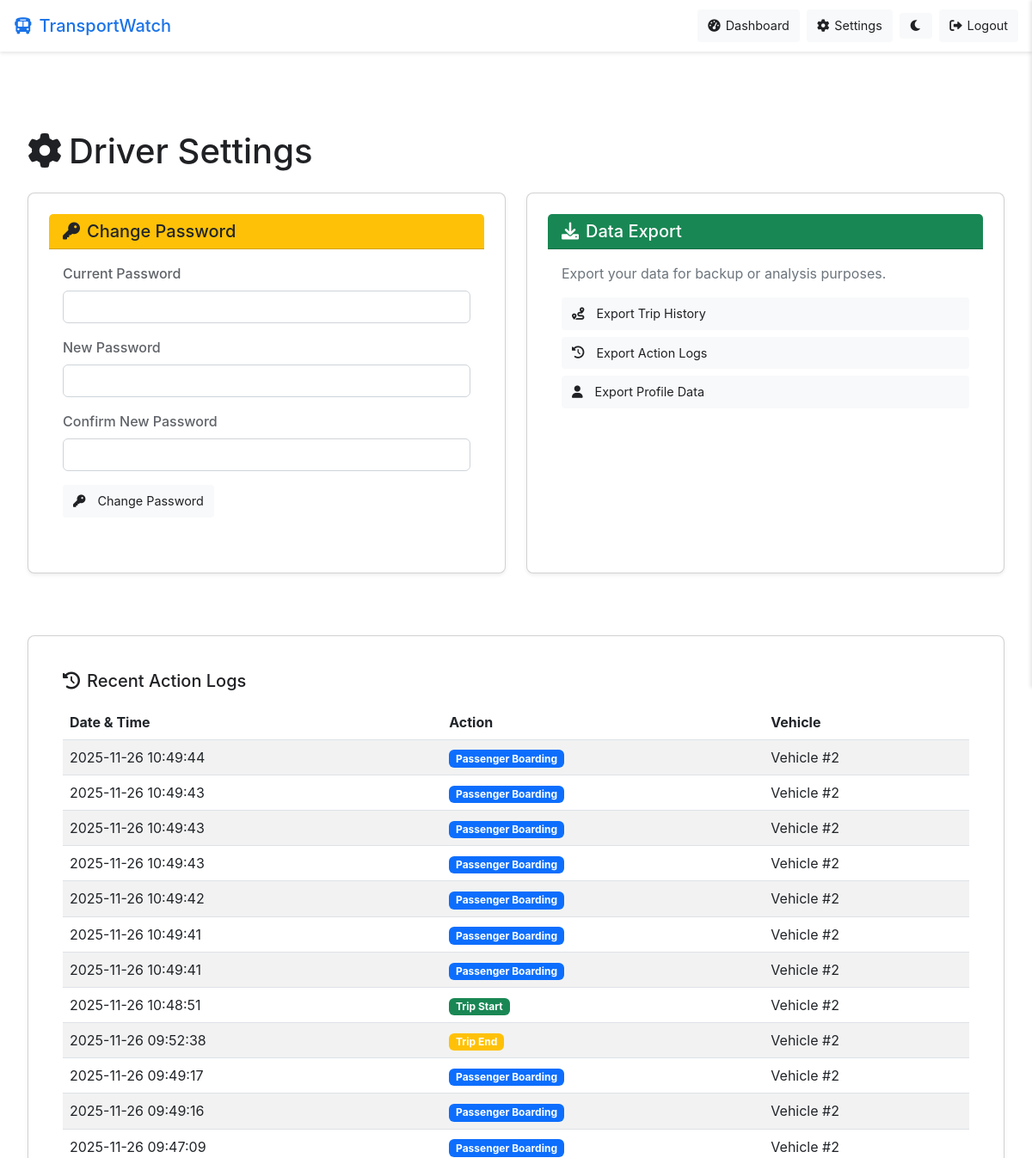
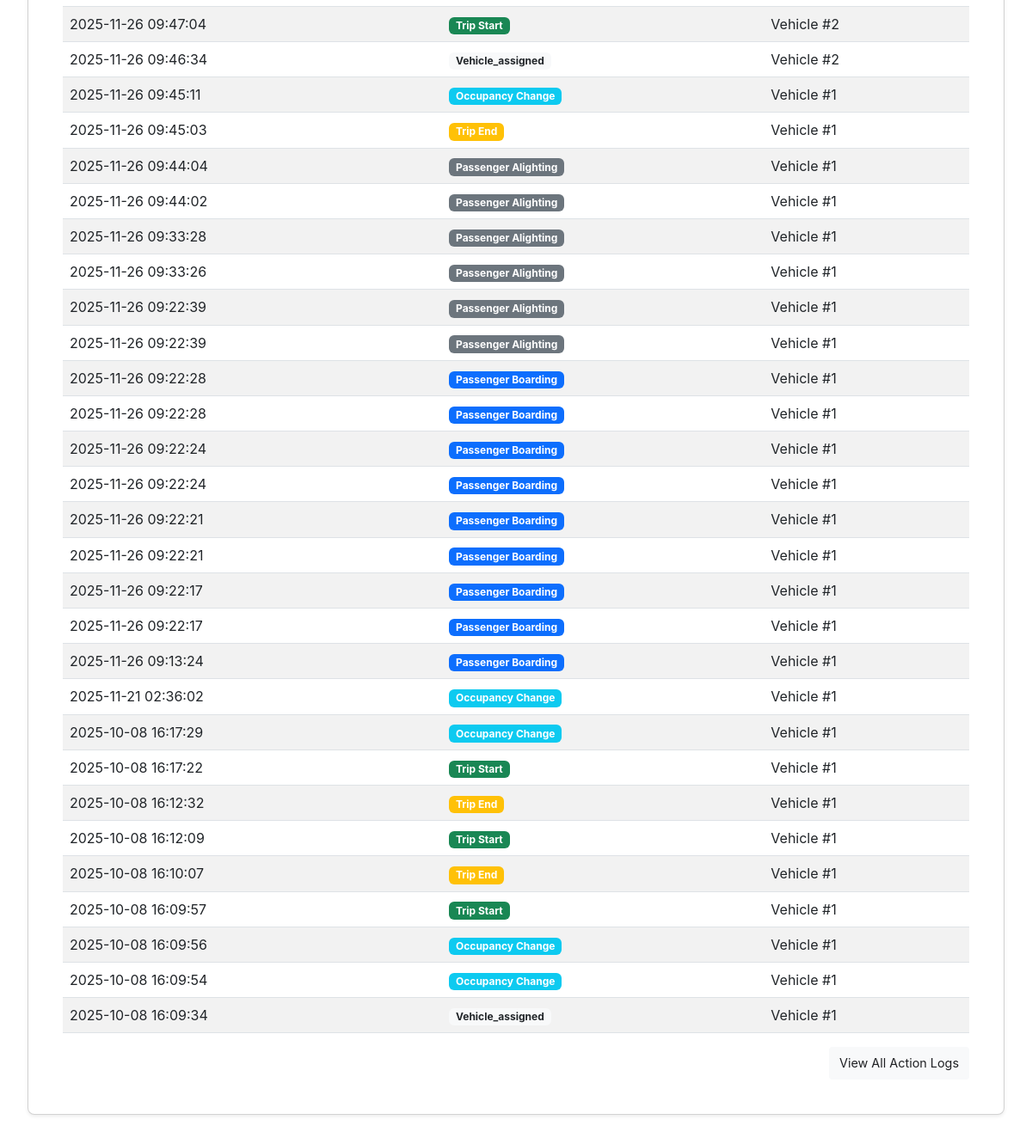
/driver/settings (signed in), run on the app's committed database (2 pictures, top to bottom).
### models/user.py (models this page shows, shortened)
class DriverActionLog(db.Model):
    __tablename__ = 'driver_action_logs'
    __table_args__ = {'extend_existing': True}  # Handle existing table
    id = db.Column(db.Integer, primary_key=True, autoincrement=True)
    driver_id = db.Column(db.Integer, db.ForeignKey('users.id'), nullable=False)
    vehicle_id = db.Column(db.Integer, db.ForeignKey('vehicles.id'), nullable=True)
    action = db.Column(db.String(100), nullable=False)  # 'occupancy_change', 'route_start', 'route_abort', etc.
    meta_data = db.Column(db.JSON, nullable=True)  # Additional data like old_value, new_value, etc.
    created_at = db.Column(db.DateTime, default=datetime.utcnow)
    driver = db.relationship('User', backref=db.backref('action_logs', lazy=True))
    vehicle = db.relationship('Vehicle', backref=db.backref('action_logs', lazy=True))

### routes/driver.py (the view)
@driver_bp.route('/settings')
@login_required
def settings():
    if current_user.user_type != 'driver':
        flash('Access denied. Driver account required.', 'error')
        return redirect(url_for('index'))
    logs = DriverActionLog.query.filter_by(driver_id=current_user.id) \
        .order_by(DriverActionLog.created_at.desc()) \
        .limit(50) \
        .all()
    return render_template('driver/settings.html', logs=logs)

### app.py (called while the page is built)
@login_manager.user_loader
def load_user(user_id):
    return User.query.get(int(user_id))

@app.context_processor
def inject_user():
    from flask import request
    from flask_login import current_user
    if request.endpoint == 'index':
        return {}  # Return empty context for public page
    return dict(current_user=current_user)

### templates/driver/settings.html (shortened to what this page needs)
{% extends 'base.html' %}
{% block content %}
<div class="container">
    <div class="row">
        <div class="col-12">
            <h1 class="mb-4">
                <i class="fas fa-cog me-2"></i>Driver Settings
            </h1>
        </div>
    </div>
    <div class="row">
        <div class="col-md-6 mb-4">
            <div class="card shadow-sm h-100">
                <div class="card-header bg-warning text-dark">
                    <h5 class="mb-0">
                        <i class="fas fa-key me-2"></i>Change Password
                    </h5>
                </div>
                <div class="card-body">
                    <form id="passwordForm">
                        <div class="mb-3">
                            <label for="currentPassword" class="form-label">Current Password</label>
                            <input type="password" class="form-control" id="currentPassword" required>
                        </div>
                        <div class="mb-3">
                            <label for="newPassword" class="form-label">New Password</label>
                            <input type="password" class="form-control" id="newPassword" required>
                        </div>
                        <div class="mb-3">
                            <label for="confirmPassword" class="form-label">Confirm New Password</label>
                            <input type="password" class="form-control" id="confirmPassword" required>
                        </div>
                        <button type="submit" class="btn btn-warning">
                            <i class="fas fa-key me-2"></i>Change Password
                        </button>
                    </form>
                </div>
            </div>
        </div>
        <div class="col-md-6 mb-4">
            <div class="card shadow-sm h-100">
                <div class="card-header bg-success text-white">
                    <h5 class="mb-0">
                        <i class="fas fa-download me-2"></i>Data Export
                    </h5>
                </div>
                <div class="card-body">
                    <p class="text-muted">Export your data for backup or analysis purposes.</p>
                    <div class="d-grid gap-2">
                        <button type="button" class="btn btn-outline-success" id="exportTripBtn">
                            <i class="fas fa-route me-2"></i>Export Trip History
                        </button>
                        <button type="button" class="btn btn-outline-success" id="exportLogsBtn">
                            <i class="fas fa-history me-2"></i>Export Action Logs
                        </button>
                        <button type="button" class="btn btn-outline-success" id="exportProfileBtn">
                            <i class="fas fa-user me-2"></i>Export Profile Data
                        </button>
                    </div>
                </div>
            </div>
        </div>
    </div>
</div>
<div class="container mt-3">
    <div class="row">
        <div class="col-12">
            <div class="card shadow-sm">
                <div class="card-body">
                    {% if logs %}
                    <h5 class="mb-3"><i class="fas fa-history me-2"></i>Recent Action Logs</h5>
                    <div class="table-responsive">
                        <table class="table table-striped table-hover mb-3">
                            <thead>
                                <tr>
                                    <th>Date & Time</th>
                                    <th>Action</th>
                                    <th>Vehicle</th>
                                </tr>
                            </thead>
                            <tbody>
                                {% for log in logs %}
                                <tr>
                                    <td>{{ log.created_at.strftime('%Y-%m-%d %H:%M:%S') }}</td>
                                    <td>
                                        {% if log.action == 'occupancy_change' %}
                                            <span class="badge bg-info">Occupancy Change</span>
                                        {% elif log.action == 'trip_start' %}
                                            <span class="badge bg-success">Trip Start</span>
                                        {% elif log.action == 'trip_end' %}
                                            <span class="badge bg-warning">Trip End</span>
                                        {% elif log.action == 'passenger_board' %}
                                            <span class="badge bg-primary">Passenger Boarding</span>
                                        {% elif log.action == 'passenger_alight' %}
                                            <span class="badge bg-secondary">Passenger Alighting</span>
                                        {% elif log.action == 'password_change' %}
                                            <span class="badge bg-dark">Password Change</span>
                                        {% else %}
                                            <span class="badge bg-light text-dark">{{ log.action|capitalize }}</span>
                                        {% endif %}
                                    </td>
                                    <td>
                                        {% if log.vehicle_id %}
                                            Vehicle #{{ log.vehicle_id }}
                                        {% else %}
                                            N/A
                                        {% endif %}
                                    </td>
                                </tr>
                                {% endfor %}
                            </tbody>
                        </table>
                    </div>
                    <div class="text-end">
                        <a href="{{ url_for('driver.view_action_logs') }}" class="btn btn-outline-primary">
                            View All Action Logs
                        </a>
                    </div>
                    {% else %}
                    <div class="d-flex justify-content-end">
                        <a href="{{ url_for('driver.view_action_logs') }}" class="btn btn-outline-primary">
                            <i class="fas fa-history me-2"></i>Action Logs
                        </a>
                    </div>
                    {% endif %}
                </div>
            </div>
        </div>
    </div>
</div>
{% endblock %}

### static/css/main.css (style rules this page uses)
:root { --primary-color: #1a73e8; --secondary-color: #5f6368; --background-color: #ffffff; --text-color: #202124; --error-color: #d93025; --success-color: #1e8e3e; --border-color: #dadce0; --hover-color: #f8f9fa; }
* { margin: 0; padding: 0; box-sizing: border-box; }
body { font-family: 'Roboto', sans-serif; background-color: var(--background-color); color: var(--text-color); line-height: 1.6; transition: background-color 0.3s, color 0.3s; }
.container { max-width: 1200px; margin: 0 auto; padding: 0 20px; }
.btn { padding: 8px 16px; border-radius: 4px; font-weight: 500; cursor: pointer; transition: background-color 0.2s, transform 0.1s; border: none; outline: none; }
.card { background-color: var(--background-color); border-radius: 8px; box-shadow: 0 2px 4px rgba(0, 0, 0, 0.1); padding: 24px; margin-bottom: 24px; }
.form-label { display: block; margin-bottom: 8px; font-weight: 500; }
.btn i { display: inline-flex; align-items: center; justify-content: center; }

### templates/base.html (style rules this page uses)
:root[data-theme="light"] { --primary-color: #1a73e8; --secondary-color: #5f6368; --success-color: #34a853; --error-color: #ea4335; --warning-color: #fbbc05; --background-color: #ffffff; --hover-color: #f8f9fa; --border-color: #dadce0; --text-color: #202124; --text-secondary: #5f6368; --nav-background: #ffffff; --card-background: #ffffff; }
body { margin: 0; padding: 0; font-family: -apple-system, BlinkMacSystemFont, "Segoe UI", Roboto, "Helvetica Neue", Arial, sans-serif; background-color: var(--background-color); color: var(--text-color); transition: background-color 0.3s, color 0.3s; }
.container { max-width: 1200px; margin: 0 auto; padding: 16px; width: 100%; box-sizing: border-box; }
.form-label { display: block; margin-bottom: 8px; color: var(--text-secondary); }
.btn { padding: 8px 12px; border: none; border-radius: 4px; font-size: 0.9rem; cursor: pointer; transition: background-color 0.2s; text-decoration: none; display: inline-flex; align-items: center; gap: 6px; color: var(--text-color); background-color: var(--hover-color); }
.card { background-color: var(--card-background); border-radius: 8px; box-shadow: 0 1px 2px rgba(0, 0, 0, 0.1); padding: 24px; color: var(--text-color); transition: background-color 0.3s, color 0.3s; }
input, select, textarea, button, .form-control, .form-check-input { position: relative; z-index: 2070 !important; }

### data on the page
DriverActionLog: created_at "2025-11-26 10:49:44", action "Passenger Boarding", vehicle_id "2"
DriverActionLog: created_at "2025-11-26 10:49:43", action "Passenger Boarding", vehicle_id "2"
DriverActionLog: created_at "2025-11-26 10:49:43", action "Passenger Boarding", vehicle_id "2"
DriverActionLog: created_at "2025-11-26 10:49:43", action "Passenger Boarding", vehicle_id "2"
DriverActionLog: created_at "2025-11-26 10:49:42", action "Passenger Boarding", vehicle_id "2"
DriverActionLog: created_at "2025-11-26 10:49:41", action "Passenger Boarding", vehicle_id "2"
DriverActionLog: created_at "2025-11-26 10:49:41", action "Passenger Boarding", vehicle_id "2"
DriverActionLog: created_at "2025-11-26 10:48:51", action "Trip Start", vehicle_id "2"
DriverActionLog: created_at "2025-11-26 09:52:38", action "Trip End", vehicle_id "2"
DriverActionLog: created_at "2025-11-26 09:49:17", action "Passenger Boarding", vehicle_id "2"
DriverActionLog: created_at "2025-11-26 09:49:16", action "Passenger Boarding", vehicle_id "2"
DriverActionLog: created_at "2025-11-26 09:47:09", action "Passenger Boarding", vehicle_id "2"
DriverActionLog: created_at "2025-11-26 09:47:04", action "Trip Start", vehicle_id "2"
DriverActionLog: created_at "2025-11-26 09:46:34", action "Vehicle_assigned", vehicle_id "2"
DriverActionLog: created_at "2025-11-26 09:45:11", action "Occupancy Change", vehicle_id "1"
DriverActionLog: created_at "2025-11-26 09:45:03", action "Trip End", vehicle_id "1"
DriverActionLog: created_at "2025-11-26 09:44:04", action "Passenger Alighting", vehicle_id "1"
DriverActionLog: created_at "2025-11-26 09:44:02", action "Passenger Alighting", vehicle_id "1"
DriverActionLog: created_at "2025-11-26 09:33:28", action "Passenger Alighting", vehicle_id "1"
DriverActionLog: created_at "2025-11-26 09:33:26", action "Passenger Alighting", vehicle_id "1"
DriverActionLog: created_at "2025-11-26 09:22:39", action "Passenger Alighting", vehicle_id "1"
DriverActionLog: created_at "2025-11-26 09:22:39", action "Passenger Alighting", vehicle_id "1"
DriverActionLog: created_at "2025-11-26 09:22:28", action "Passenger Boarding", vehicle_id "1"
DriverActionLog: created_at "2025-11-26 09:22:28", action "Passenger Boarding", vehicle_id "1"
DriverActionLog: created_at "2025-11-26 09:22:24", action "Passenger Boarding", vehicle_id "1"
DriverActionLog: created_at "2025-11-26 09:22:24", action "Passenger Boarding", vehicle_id "1"
DriverActionLog: created_at "2025-11-26 09:22:21", action "Passenger Boarding", vehicle_id "1"
DriverActionLog: created_at "2025-11-26 09:22:21", action "Passenger Boarding", vehicle_id "1"
DriverActionLog: created_at "2025-11-26 09:22:17", action "Passenger Boarding", vehicle_id "1"
DriverActionLog: created_at "2025-11-26 09:22:17", action "Passenger Boarding", vehicle_id "1"
DriverActionLog: created_at "2025-11-26 09:13:24", action "Passenger Boarding", vehicle_id "1"
DriverActionLog: created_at "2025-11-21 02:36:02", action "Occupancy Change", vehicle_id "1"
DriverActionLog: created_at "2025-10-08 16:17:29", action "Occupancy Change", vehicle_id "1"
DriverActionLog: created_at "2025-10-08 16:17:22", action "Trip Start", vehicle_id "1"
DriverActionLog: created_at "2025-10-08 16:12:32", action "Trip End", vehicle_id "1"
DriverActionLog: created_at "2025-10-08 16:12:09", action "Trip Start", vehicle_id "1"
DriverActionLog: created_at "2025-10-08 16:10:07", action "Trip End", vehicle_id "1"
DriverActionLog: created_at "2025-10-08 16:09:57", action "Trip Start", vehicle_id "1"
DriverActionLog: created_at "2025-10-08 16:09:56", action "Occupancy Change", vehicle_id "1"
DriverActionLog: created_at "2025-10-08 16:09:54", action "Occupancy Change", vehicle_id "1"
DriverActionLog: created_at "2025-10-08 16:09:34", action "Vehicle_assigned", vehicle_id "1"
